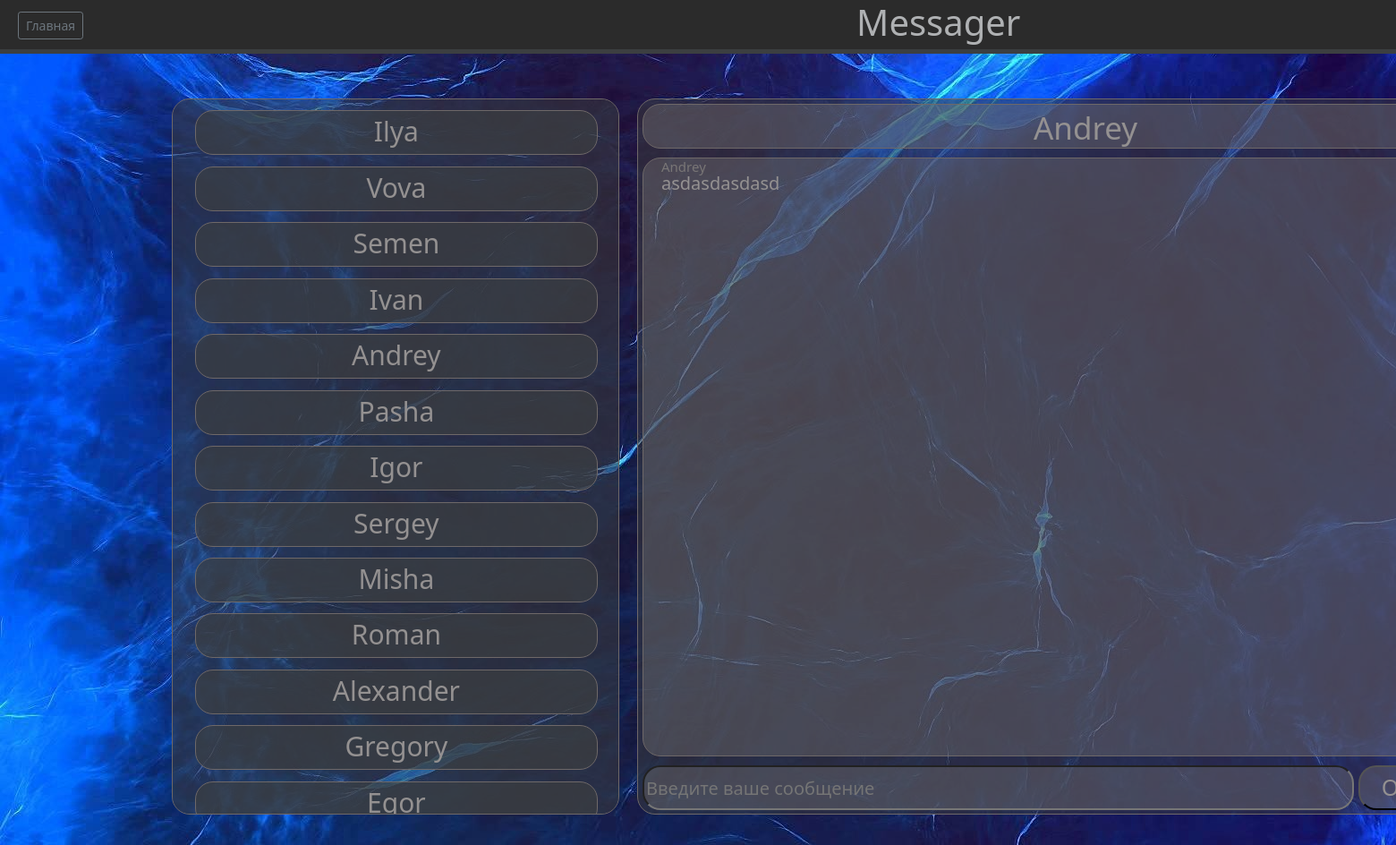
/message/Andrey (signed in), run on the app's committed database.
### app.py (models this page shows)
class User(db.Model, UserMixin):
    id = db.Column(db.Integer, primary_key=True)
    login = db.Column(db.String(300), nullable=False)
    password = db.Column(db.String(300), nullable=False)

class messages(db.Model, UserMixin):
    id = db.Column(db.Integer, primary_key=True)
    sender = db.Column(db.String(300), nullable=False)
    room = db.Column(db.String(300), nullable=False)
    message = db.Column(db.String(300), nullable=False)

### app.py (the view, shortened to what this page needs)
@app.route('/message/<string:name>', methods=['POST', 'GET'])
@login_required
def data(name):
    room = 'global'
    user = current_user.login
    if rooms.query.filter_by(user_one=user, user_two=name).first():
        room = rooms.query.filter_by(user_one=user, user_two=name).first()
    elif rooms.query.filter_by(user_one=name, user_two=user).first():
        room = rooms.query.filter_by(user_one=name, user_two=user).first()
    messages_list = messages.query.filter_by(room=room.room).all()
    return render_template('message.html', friend=name, friends=db.session.query(User.login).all(), user=current_user.login, room=room.room, messages=messages_list)

### app.py (called while the page is built)
@login_manager.user_loader
def load_user(user_id):
    return User.query.get(user_id)

### templates/message.html (shortened to what this page needs)
{% extends 'main.html' %}
{% block messages %}
    <div class="name_recipient">
        <p class="name">{{ friend }}</p>
    </div>
    <div id="chat" class="messages prokrutka">
        {% for el in messages %}
            {% if el.sender == user %}
                <h1 class="name_send">{{ el.sender }}</h1>
                <h1 class="user_mes">{{ el.message }}</h1>
            {% elif el.sender == friend %}
                <h1 class="name_send">{{ el.sender }}</h1>
                <h1 class="user_mes">{{ el.message }}</h1>
            {% endif %}
        {% endfor %}
    </div>
    <div class="send_out">
        <input class="send_messages" id="mymes" type="text" placeholder="Введите ваше сообщение">
        <button id="sendmess" class="send">Отправить</button>
    </div>
{% endblock %}

### templates/main.html (shortened to what this page needs)
{% extends 'index.html' %}
{% block main %}
    <div class="main">
        <div class="flex hw">
            <div class="friends-list prokrutka">
            {% for el in friends %}
                {% if el.login != user %}
                    <div class="friends">
                        <a class="friends-cur" href="/message/{{ el.login }}"> {{ el.login }} </a>
                    </div>
                {% endif %}
            {% endfor %}
            </div>
            <div class="message">
                {% block messages %}
                {% endblock %}
            </div>
        </div>
    </div>
{% endblock %}

### static/css/main.css (style rules this page uses)
body { background-size: 100%; }
.prokrutka { border: 1px solid #6e6868; overflow: auto; }
.flex { display: flex; }
.friends-list { margin-left: 10%; margin-top: 50px; background: rgba(60, 63, 65, 0.50); height: 800px; width: 500px; border-radius: 20px; }
.message { border: 1px solid #6e6868; background: rgba(60, 63, 65, 0.50); margin-top: 50px; margin-left: 20px; height: 800px; width: 1003px; border-radius: 20px; }
.friends { margin-left: 5%; margin-top: 2.5%; background: rgba(60, 63, 65, 0.7); height: 50px; width: 450px; border-radius: 20px; border: 1px solid #6e6868; color: #949191; text-align: center; font-size: 30px; }
.friends-cur { text-decoration: none; color: #949191; }
.name_recipient { border: 1px solid #6e6868; width: 990px; height: 50px; background: rgba(115, 113, 113, 0.41); border-radius: 20px; margin-top: 5px; margin-left: 5px; }
.messages { margin-top: 10px; width: 990px; margin-left: 5px; height: 669px; background: rgba(115, 113, 113, 0.41); border-radius: 20px; }
.send_messages { margin-left: 5px; width: 795px; height: 50px; background: rgba(115, 113, 113, 0.41); border-radius: 20px; font-size: 20px; margin-top: 10px; }
.send { background: rgba(115, 113, 113, 0.41); border-radius: 20px; margin-left: 5px; height: 50px; width: 185px; color: #949191; font-size: 25px; margin-top: 10px; }
.name { color: #949191; font-size: 35px; text-align: center; }
.send_out { width: 1000px; height: 100px; display: flex; }
body { width: 1920px; height: 900px; }
.user_mes { color: #949191; font-size: 20px; margin-left: 20px; margin-top: -10px; }
.name_send { color: #797676; font-size: 15px; margin-left: 20px; }

### data on the page
User: login "Ilya"
User: login "Vova"
User: login "Semen"
User: login "Ivan"
User: login "Andrey"
User: login "Pasha"
User: login "Igor"
User: login "Sergey"
User: login "Misha"
User: login "Roman"
User: login "Alexander"
User: login "Gregory"
User: login "Egor"
messages: sender "Andrey", message "asdasdasdasd"

### other printed values
{{ friend }} "Andrey"
